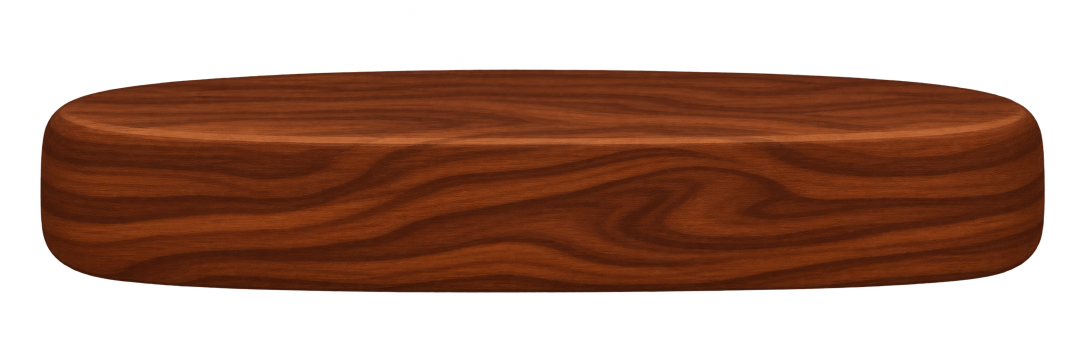
#> input picture games/assets/art/arcade/hanoi/disk-raw.png, 2172 x 724 px (shown at 1/2 size)
$ python build-disk.py
#> lines starting #> are read from the running program, lines starting #| are printed output that depends on the picture
#!/usr/bin/env python3
"""Normalize the img-gen Hanoi disk sprite.

Input : games/assets/art/arcade/hanoi/disk-raw.png  (img-gen, 2172x724 RGBA)
Output: games/assets/art/arcade/hanoi/disk.png      (640x160 RGBA transparent)

Rules (ART-GUIDE §4 + batch-2 acceptance):
  - alpha <= 8 (model halo) -> 0; alpha >= 240 (solid body) -> 255
  - crop to the alpha bbox, keep the cylinder aspect, fit inside 640x160
  - four corners alpha == 0, center alpha == 255
  - the sprite is displayed by CSS object-fit:fill at 30-270 x 18-30 px, so
    the 640x160 source keeps the wooden texture crisp at 2x the widest disk.

Run: python3 games/assets/art/arcade/hanoi/build-disk.py
"""
import pathlib

from PIL import Image

HERE = pathlib.Path(__file__).resolve().parent
SRC = HERE / "disk-raw.png"
DST = HERE / "disk.png"
W, H = 640, 160
MARGIN = 0.02

im = Image.open(SRC).convert("RGBA")
#> im is the input picture: PIL image 2172x724 RGBA; mean R, G, B, A 55.6, 23.1, 9, 133.6
r, g, b, a = im.split()
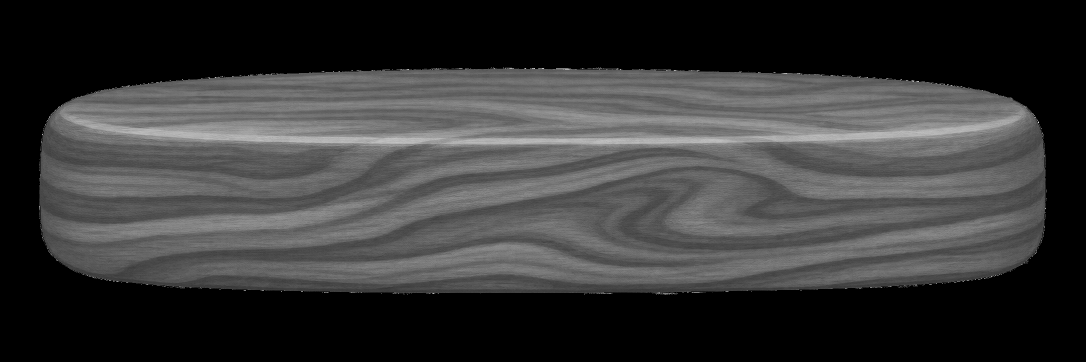
#> r: PIL image 2172x724 L (shown at 1/2 size); min 0, max 255, mean 55.6
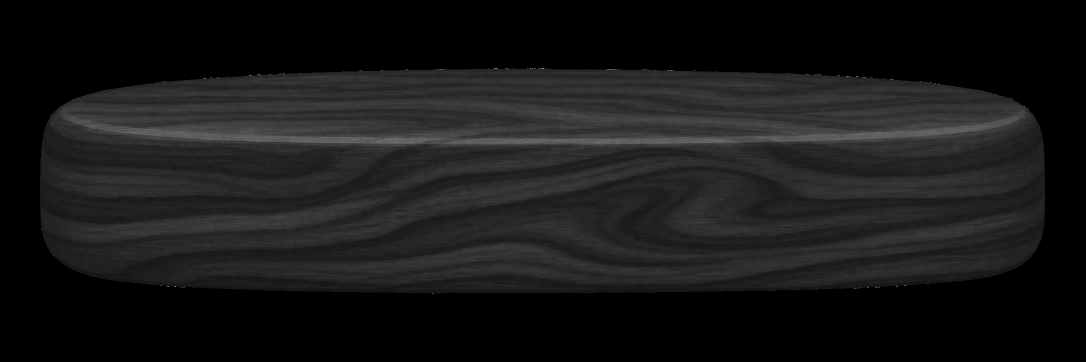
#> g: PIL image 2172x724 L (shown at 1/2 size); min 0, max 255, mean 23.1
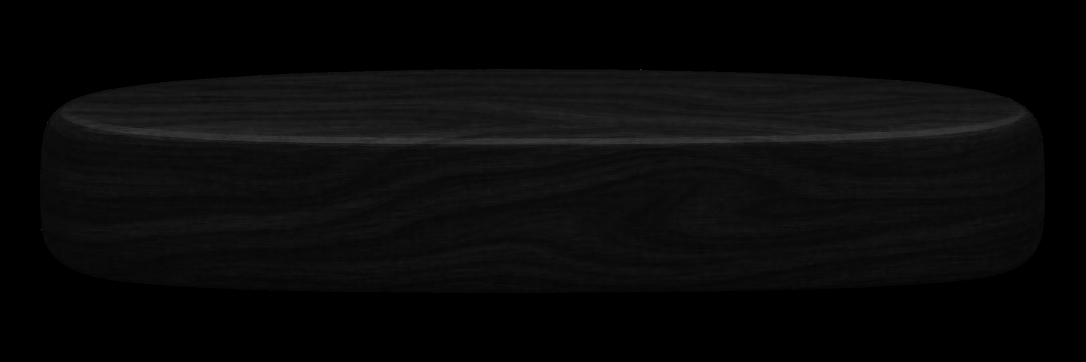
#> b: PIL image 2172x724 L (shown at 1/2 size); min 0, max 255, mean 9
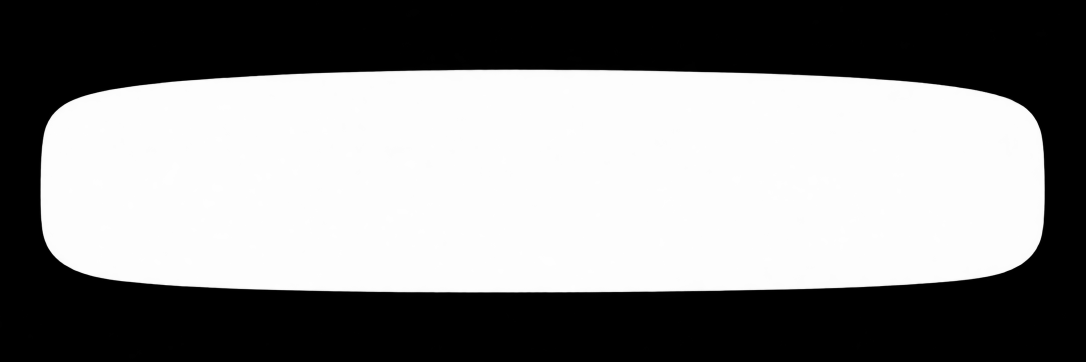
#> a: PIL image 2172x724 L (shown at 1/2 size); min 0, max 255, mean 133.6
a = a.point(lambda v: 0 if v <= 8 else (255 if v >= 240 else v))
im = Image.merge("RGBA", (r, g, b, a))

bbox = im.getchannel("A").getbbox()
#> bbox = (80, 138, 2090, 586)
if not bbox:
    raise SystemExit("empty alpha bbox")
body = im.crop(bbox)
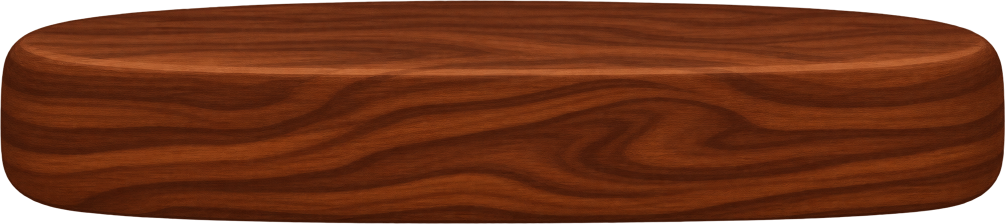
#> body: PIL image 2010x448 RGBA (shown at 1/2 size); mean R, G, B, A 97, 40.3, 15.7, 235.2; transparent parts drawn white
max_w = W * (1 - MARGIN * 2)
max_h = H * (1 - MARGIN * 2)
scale = min(max_w / body.width, max_h / body.height)
#> scale = 0.306
body = body.resize((max(1, round(body.width * scale)), max(1, round(body.height * scale))), Image.LANCZOS)
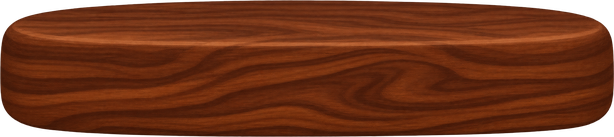
#> body: PIL image 614x137 RGBA; mean R, G, B, A 97.6, 40.5, 15.8, 235.2; transparent parts drawn white

canvas = Image.new("RGBA", (W, H), (0, 0, 0, 0))
#> canvas: PIL image 640x160 RGBA; every value is 0
canvas.paste(body, ((W - body.width) // 2, (H - body.height) // 2), body)
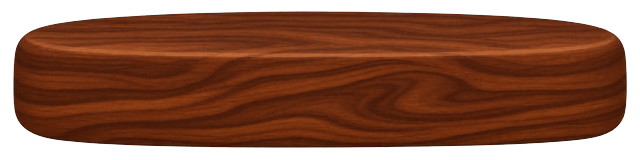
#> canvas: PIL image 640x160 RGBA; mean R, G, B, A 79, 32.9, 12.9, 192.5; transparent parts drawn white
canvas.save(DST)

px = canvas.load()
corners = [px[0, 0][3], px[W - 1, 0][3], px[0, H - 1][3], px[W - 1, H - 1][3]]
#> corners = [0, 0, 0, 0]
center = px[W // 2, H // 2][3]
#> center = 255
print(f"wrote {DST} {canvas.size} body={body.size} corners={corners} center={center}")
#| wrote games/assets/art/arcade/hanoi/disk.png (640, 160) body=(614, 137) corners=[0, 0, 0, 0] center=255
if corners != [0, 0, 0, 0] or center != 255:
    raise SystemExit("alpha contract failed")
